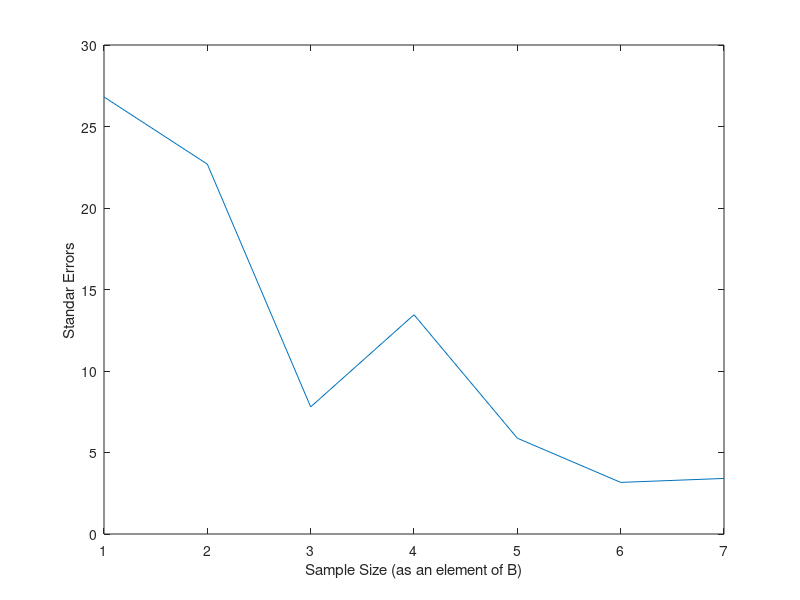
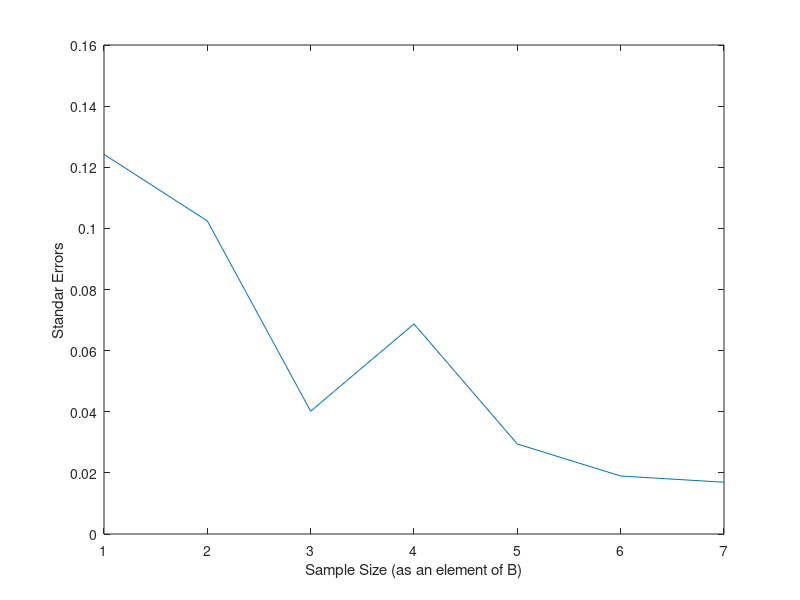
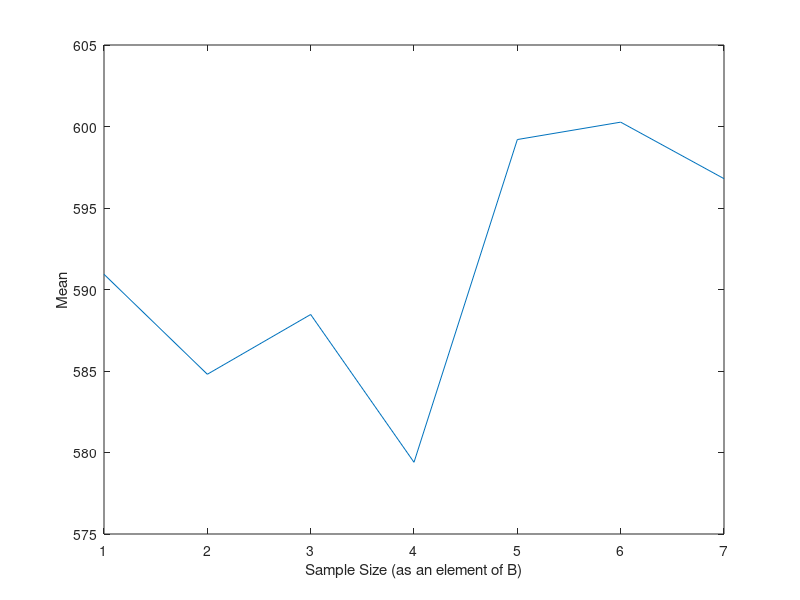
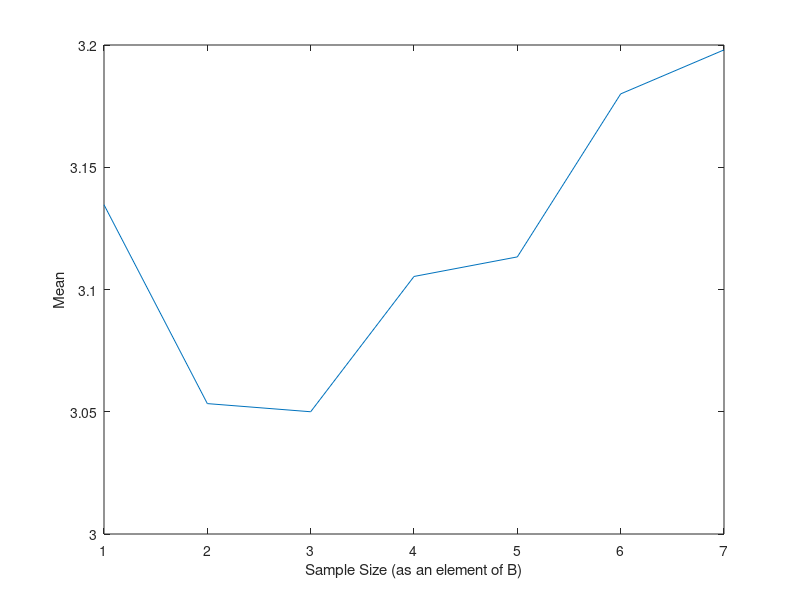

MATLAB code for these plots, in order: (Note: this script raises an error after producing the figures.)
clear
clc

%%%%%%%%%%%%%%%%%%%%%%%%%%%%%%%%%%%%%%%%%%%%%%%%%%%%%%%%%%%%%%%%%%%%%%%%%%%
%%%%%%%%%%%%%%%%%%%%%%%%%%%% Question 1 %%%%%%%%%%%%%%%%%%%%%%%%%%%%%%%%%%%
%%%%%%%%%%%%%%%%%%%%%%%%%%%%%%%%%%%%%%%%%%%%%%%%%%%%%%%%%%%%%%%%%%%%%%%%%%%

load ('hw10_1');

n = 15;

[M N] = size(X);

y = randsample(M,n,true);

for i = 1:n
    j(i,:) = X(y(i),:);
end

x1 = j(:,1);
x2 = j(:,2);

mu_x1 = mean(x1)
mu_x2 = mean(x2)
cc1 = corrcoef(x1,x2)

%Bootstrap Sample

B = [25 50 100 200 500 1000 2000];

for j = 1:7;
    for i = 1:B(j)
        b(i,:) = randsample(M, n, true);
    end
    
    b1 = transpose(b);
    
    for i = 1:B(j)
        s = X(b1(:,1),:);
    end
    
    s1 = s(:,1);
    s2 = s(:,2);
    
    theta1(j) = mean(s1);  %(1/B(j))*sum(s1);
    theta2(j) = mean(s2);  %(1/B(j))*sum(s2);
    
    se1(j) = ((1/(B(j)-1))*sum((s1-theta1(j)).^2))^.5;
    se2(j) = ((1/(B(j)-1))*sum((s2-theta2(j)).^2))^.5;
    cc2(j) = corrcoef(theta1(j), theta2(j));
end

figure(1)
plot(se1)
xlabel('Sample Size (as an element of B)')
ylabel('Standar Errors')

figure(2)
plot(se2)
xlabel('Sample Size (as an element of B)')
ylabel('Standar Errors')

figure(3)
plot(theta1)
xlabel('Sample Size (as an element of B)')
ylabel('Mean')

figure(4)
plot(theta2)
xlabel('Sample Size (as an element of B)')
ylabel('Mean')

%%%%%%%%%%%%%%%%%%%%%%%%%%%%%%%%%%%%%%%%%%%%%%%%%%%%%%%%%%%%%%%%%%%%%%%%%%%
%%%%%%%%%%%%%%%%%%%%%%%%%%%% Question 2 %%%%%%%%%%%%%%%%%%%%%%%%%%%%%%%%%%%
%%%%%%%%%%%%%%%%%%%%%%%%%%%%%%%%%%%%%%%%%%%%%%%%%%%%%%%%%%%%%%%%%%%%%%%%%%%
clear
clc

X = [1 2 3.5 4 7 7.3 8.6 12.4 13.8 18.1];

x1 = transpose(X);

X1 = sort(X);

x = X1(3:8);
m = length(x);

B = [25 100 200 500 1000 2000];

for j = 1:6
    for r = 1:B(j)
        b(r,:) = randsample(X, 10, true);
    end
    b1 = transpose(b);
    b2 = sort(b1);
    b3 = b2(3:8,:);
    
    theta1 = mean(b3);
    theta2(j) = mean(theta1);
    
    for ir = 1:B(j)
        se(j) = ((1/(B(j)-1))*sum((b3(:,r)-theta2(j)).^2))^.5;
    end
end


theta3 = (1/(m-1))*sum(x);
se3 = (1/(m-1))*sum((x-theta3).^2)^.5;



clear
clc

B = [25 100 200 500 1000 2000];
X = [1 2 3.5 4 7 7.3 8.6 12.4 13.8 18.1];



for i = 1:50
    for j = 1:6
        for r = 1:B(j)
            b(r,:) = randsample(X, 10, true);
        end
        b1 = transpose(b);  
        b2 = sort(b1);
        b3 = b2(3:8,:);
        
        theta1 = mean(b3);
        theta2(j) = mean(theta1);
        
        for ir = 1:B(j)
            se2(i,j) = ((1/(B(j)-1))*sum((b3(:,r)-theta2(j)).^2))^.5;
        end
    end
    
end

se3 = transpose(se2);

figure(5)
plot(se3)
xlabel('B')
ylabel('se')


figure(5)
plot(theta4)
xlabel('Sample Size')
ylabel('Mean')

figure(6)
plot(se4)
xlabel('Sample Size')
ylabel('Standar Errors')


